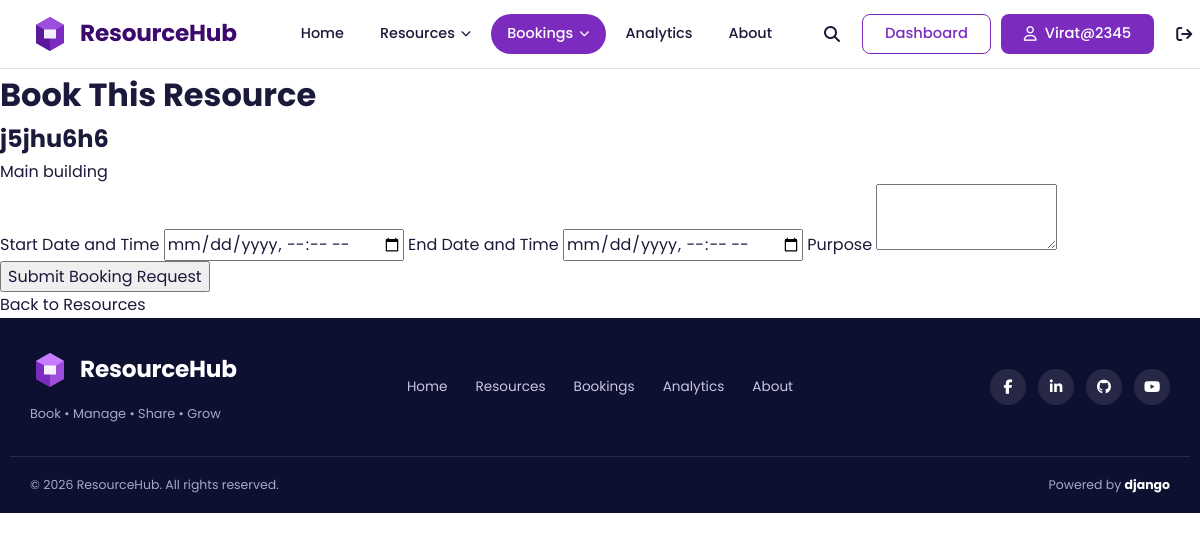
Page /bookings/create/2/ (signed in) on the committed database.
### accounts/models.py (models this page shows, shortened)
class User(AbstractUser):
    ROLE_CHOICES = [
        ("student", "Student"),
        ("teacher", "Teacher"),
        ("admin", "Administrator"),
    ]
    email = models.EmailField(unique=True)
    role = models.CharField(
        max_length=20,
        choices=ROLE_CHOICES,
        default="student",
    )
    department = models.CharField(
        max_length=100,
        blank=True,
    )
    email_verified = models.BooleanField(default=False)

class Profile(models.Model):
    user = models.OneToOneField(
        settings.AUTH_USER_MODEL,
        on_delete=models.CASCADE,
        related_name="profile",
    )
    first_name = models.CharField(
        max_length=120,
        blank=True,
    )
    last_name = models.CharField(
        max_length=100,
        blank=True,
    )
    phone = models.CharField(
        max_length=20,
        blank=True,
    )
    profile_picture = models.ImageField(
        upload_to="profile_pictures/",
        blank=True,
        null=True,
    )
    designation = models.CharField(
        max_length=100,
        blank=True,
    )

### resources/models.py (models this page shows, shortened)
class Resource(models.Model):
    name = models.CharField(max_length=200)
    category = models.ForeignKey(ResourceCategory, on_delete=models.CASCADE)
    department = models.CharField(max_length=100)
    capacity = models.PositiveIntegerField()
    location = models.CharField(max_length=200)
    qr_code = models.CharField(
        max_length=255,
        unique=True,
        default=uuid.uuid4,
        editable=False
    )
    device_code = models.CharField(
        max_length=100,
        unique=True,
        default=generate_device_code,
        editable=False
    )
    open_time = models.TimeField()
    close_time = models.TimeField()
    status = models.CharField(max_length=50)
    description = models.TextField()

### bookings/views.py (the view, shortened to what this page needs)
# urls.py: path('create/<int:resource_id>/', views.create_booking, name='create_booking'),
@login_required
def create_booking(request, resource_id):
    resource = get_object_or_404(Resource, id=resource_id)
    return render(request, 'bookings/create_booking.html', {
        'resource': resource
    })

### templates/bookings/create_booking.html (shortened to what this page needs)
{% extends 'core/base.html' %}
{% block content %}
<div class="booking-container">
    <h1>Book This Resource</h1>
    <div class="resource-info">
        <h2>{{ resource.name }}</h2>
        <p>{{ resource.location }}</p>
    </div>
    <form method="POST">
        <label>Start Date and Time</label>
        <input type="datetime-local" name="start_time" required>
        <label>End Date and Time</label>
        <input type="datetime-local" name="end_time" required>
        <label>Purpose</label>
        <textarea name="purpose" rows="4" required></textarea>
        <button type="submit">Submit Booking Request</button>
    </form>
    <a href="{% url 'resources:resource_list' %}">
        Back to Resources
    </a>
</div>
{% endblock %}

### templates/core/base.html (shortened to what this page needs)
{% load static %}
<!DOCTYPE html>
<html lang="en">
<head>
  <link rel="stylesheet" href="https://cdnjs.cloudflare.com/ajax/libs/font-awesome/6.5.2/css/all.min.css">
  <link rel="stylesheet" href="{% static 'css/master.css' %}">
</head>
<body>
  {% url 'sharings:shared_with_me' as shared_url %}
  {% url 'analytics:dashboard' as analytics_url %}
  {% url 'core:about' as about_url %}
  {% with app=request.resolver_match.app_name page=request.resolver_match.url_name %}
  <header class="site-header" id="siteHeader">
    <div class="container header-inner">
      <a href="/" class="brand" aria-label="ResourceHub home">
        <svg class="brand-mark" viewBox="0 0 40 40" width="40" height="40" aria-hidden="true">
          <path d="M20 3 34 11v18L20 37 6 29V11z" fill="#7B2CBF"/>
          <path d="M20 3 34 11 20 19 6 11z" fill="#9D4EDD"/>
          <path d="M20 19v18L6 29V11z" fill="#5A189A"/>
          <path d="M14 15.5h12v9H14z" fill="#fff" opacity=".92"/>
        </svg>
        <span class="brand-name">ResourceHub</span>
      </a>
      <div class="nav-panel">
        <nav aria-label="Main navigation">
          <ul class="nav-list">
            <li><a class="nav-link{% if page == 'home' %} active{% endif %}" href="/">Home</a></li>
            <li>
              <details class="has-dropdown">
                <summary class="nav-link{% if app == 'resources' %} active{% endif %}">
                  Resources <i class="fa-solid fa-chevron-down" aria-hidden="true"></i>
                </summary>
              </details>
            </li>
            {% if user.is_authenticated %}
            <li>
              <details class="has-dropdown">
                <summary class="nav-link{% if app == 'bookings' or app == 'checkin' or app == 'sharings' %} active{% endif %}">
                  Bookings <i class="fa-solid fa-chevron-down" aria-hidden="true"></i>
                </summary>
              </details>
            </li>
            {% else %}
            <li><a class="nav-link{% if app == 'bookings' %} active{% endif %}" href="{% url 'bookings:booking_list' %}">Bookings</a></li>
            {% endif %}
            <li><a class="nav-link{% if app == 'analytics' %} active{% endif %}" href="{{ analytics_url|default:'/' }}">Analytics</a></li>
            <li><a class="nav-link{% if page == 'about' %} active{% endif %}" href="{{ about_url|default:'/' }}">About</a></li>
          </ul>
        </nav>
        <div class="nav-tools">
          <label for="searchToggle" class="icon-btn" title="Search resources">
            <i class="fa-solid fa-magnifying-glass" aria-hidden="true"></i>
          </label>
          {% if user.is_authenticated %}
            <a class="btn btn-outline" href="{% url 'accounts:profile' %}">Dashboard</a>
            <a class="btn btn-primary" href="{% url 'accounts:profile' %}">
              <i class="fa-regular fa-user" aria-hidden="true"></i> {{ user.profile.first_name|default:user.username }}
            </a>
            <form method="post" action="{% url 'accounts:logout' %}" class="logout-form">
              <button type="submit" class="icon-btn" aria-label="Log out" title="Log out">
                <i class="fa-solid fa-arrow-right-from-bracket" aria-hidden="true"></i>
              </button>
            </form>
          {% else %}
            <a class="btn btn-outline" href="{% url 'accounts:login' %}">Login</a>
            <a class="btn btn-primary" href="{% url 'accounts:register' %}">Register</a>
          {% endif %}
        </div>
      </div>
    </div>
  </header>
  {% endwith %}
  <main id="main">
    {% block content %}{% endblock %}
  </main>
  <footer class="site-footer">
    <div class="container footer-inner">
      <div class="footer-brand">
        <a href="/" class="brand brand-light">
          <svg class="brand-mark" viewBox="0 0 40 40" width="40" height="40" aria-hidden="true">
            <path d="M20 3 34 11v18L20 37 6 29V11z" fill="#9D4EDD"/>
            <path d="M20 3 34 11 20 19 6 11z" fill="#C77DFF"/>
            <path d="M20 19v18L6 29V11z" fill="#7B2CBF"/>
            <path d="M14 15.5h12v9H14z" fill="#fff" opacity=".92"/>
          </svg>
          <span class="brand-name">ResourceHub</span>
        </a>
        <p class="footer-tagline">Book &bull; Manage &bull; Share &bull; Grow</p>
      </div>
      <nav class="footer-nav" aria-label="Footer navigation">
        <a href="/">Home</a>
        <a href="{% url 'resources:resource_list' %}">Resources</a>
        <a href="{% url 'bookings:booking_list' %}">Bookings</a>
        <a href="{{ analytics_url|default:'/' }}">Analytics</a>
        <a href="{{ about_url|default:'/' }}">About</a>
      </nav>
      <ul class="social">
        <li><a href="https://www.facebook.com/" target="_blank" rel="noopener noreferrer" aria-label="Facebook"><i class="fa-brands fa-facebook-f"></i></a></li>
        <li><a href="https://www.linkedin.com/" target="_blank" rel="noopener noreferrer" aria-label="LinkedIn"><i class="fa-brands fa-linkedin-in"></i></a></li>
        <li><a href="https://github.com/" target="_blank" rel="noopener noreferrer" aria-label="GitHub"><i class="fa-brands fa-github"></i></a></li>
        <li><a href="https://www.youtube.com/" target="_blank" rel="noopener noreferrer" aria-label="YouTube"><i class="fa-brands fa-youtube"></i></a></li>
      </ul>
    </div>
    <div class="container footer-bottom">
      <p>&copy; {% now "Y" %} ResourceHub. All rights reserved.</p>
      <p>Powered by <strong>django</strong></p>
    </div>
  </footer>
</body>
</html>

### static/css/master.css (style rules this page uses)
:root { --brand: #7B2CBF; --brand-dark: #5A189A; --brand-deep: #3C096C; --brand-light: #9D4EDD; --brand-soft: #F3EBFB; --lavender: #F6F2FD; --ink: #1B1A3B; --muted: #5E5C7E; --line: #E6E1F2; --white: #FFFFFF; --navy: #0D1030; --success: #1FA971; --warning: #D98A0B; --danger: #D64550; --radius-sm: 8px; --radius: 14px; --radius-lg: 22px; --shadow: 0 6px 24px rgba(60, 9, 108, .08); --shadow-lg: 0 14px 40px rgba(60, 9, 108, .16); --font: 'Poppins', system-ui, -apple-system, 'Segoe UI', sans-serif; --script: 'Caveat', 'Segoe Script', cursive; --container: 1180px; --header-h: 68px; }
*, *::before, *::after { box-sizing: border-box; }
html { scroll-behavior: smooth; -webkit-text-size-adjust: 100%; }
body { margin: 0; font-family: var(--font); font-size: 1rem; line-height: 1.6; color: var(--ink); background: var(--white); -webkit-font-smoothing: antialiased; }
img, svg { max-width: 100%; display: block; }
a { color: inherit; text-decoration: none; }
ul { list-style: none; margin: 0; padding: 0; }
h1, h2, h3, p { margin: 0; }
button, input { font: inherit; color: inherit; }
button, label[for] { cursor: pointer; }
.container { width: 100%; max-width: var(--container); margin-inline: auto; padding-inline: 20px; }
.btn { display: inline-flex; align-items: center; justify-content: center; gap: 8px; padding: 10px 22px; border: 1.5px solid transparent; border-radius: var(--radius-sm); font-weight: 500; font-size: .92rem; line-height: 1.2; white-space: nowrap; transition: background-color .2s, color .2s, border-color .2s, box-shadow .2s; }
.btn-primary { background: var(--brand); color: #fff; }
.btn-outline { background: #fff; color: var(--brand); border-color: var(--brand); }
.icon-btn { display: inline-grid; place-items: center; width: 40px; height: 40px; background: transparent; border: 0; border-radius: 50%; color: var(--ink); font-size: 1rem; transition: background-color .2s, color .2s; }
.site-header { position: sticky; top: 0; z-index: 100; background: rgba(255, 255, 255, .96); backdrop-filter: blur(8px); border-bottom: 1px solid var(--line); }
.header-inner { display: flex; align-items: center; justify-content: space-between; gap: 24px; min-height: var(--header-h); }
.brand { display: inline-flex; align-items: center; gap: 10px; flex-shrink: 0; }
.brand-name { font-size: 1.45rem; font-weight: 700; letter-spacing: -.01em; color: var(--brand-deep); }
.brand-light .brand-name { color: #fff; }
.nav-panel { display: flex; align-items: center; flex: 1; justify-content: space-between; gap: 24px; }
.nav-list { display: flex; align-items: center; gap: 4px; margin-left: 24px; }
.nav-link { display: inline-flex; align-items: center; gap: 6px; padding: 8px 16px; border: 0; background: transparent; border-radius: 999px; font-size: .9rem; font-weight: 500; color: var(--ink); transition: background-color .2s, color .2s; }
.nav-link.active { background: var(--brand); color: #fff; }
.nav-link i { font-size: .65rem; transition: transform .2s; }
.has-dropdown { position: relative; }
.has-dropdown summary { list-style: none; cursor: pointer; }
.nav-tools { display: flex; align-items: center; gap: 10px; }
.logout-form { margin: 0; display: inline-flex; }
.site-footer { background: var(--navy); color: #C9C7E3; }
.footer-inner { display: grid; grid-template-columns: 1fr auto 1fr; align-items: center; gap: 24px; padding-block: 32px; }
.footer-tagline { margin-top: 6px; font-size: .8rem; color: #A9A6CC; }
.footer-nav { display: flex; flex-wrap: wrap; justify-content: center; gap: 8px 28px; font-size: .85rem; }
.social { display: flex; justify-content: flex-end; gap: 12px; }
.social a { display: grid; place-items: center; width: 36px; height: 36px; border-radius: 50%; background: rgba(255, 255, 255, .1); color: #fff; font-size: .9rem; transition: background-color .2s; }
.footer-bottom { display: flex; justify-content: space-between; gap: 12px; flex-wrap: wrap; padding-block: 18px; border-top: 1px solid rgba(255, 255, 255, .1); font-size: .78rem; color: #A9A6CC; }
.footer-bottom strong { color: #fff; }

### rows in the picture
User: profile.first_name "Virat@2345"
Resource: name "j5jhu6h6", location "Main building"
